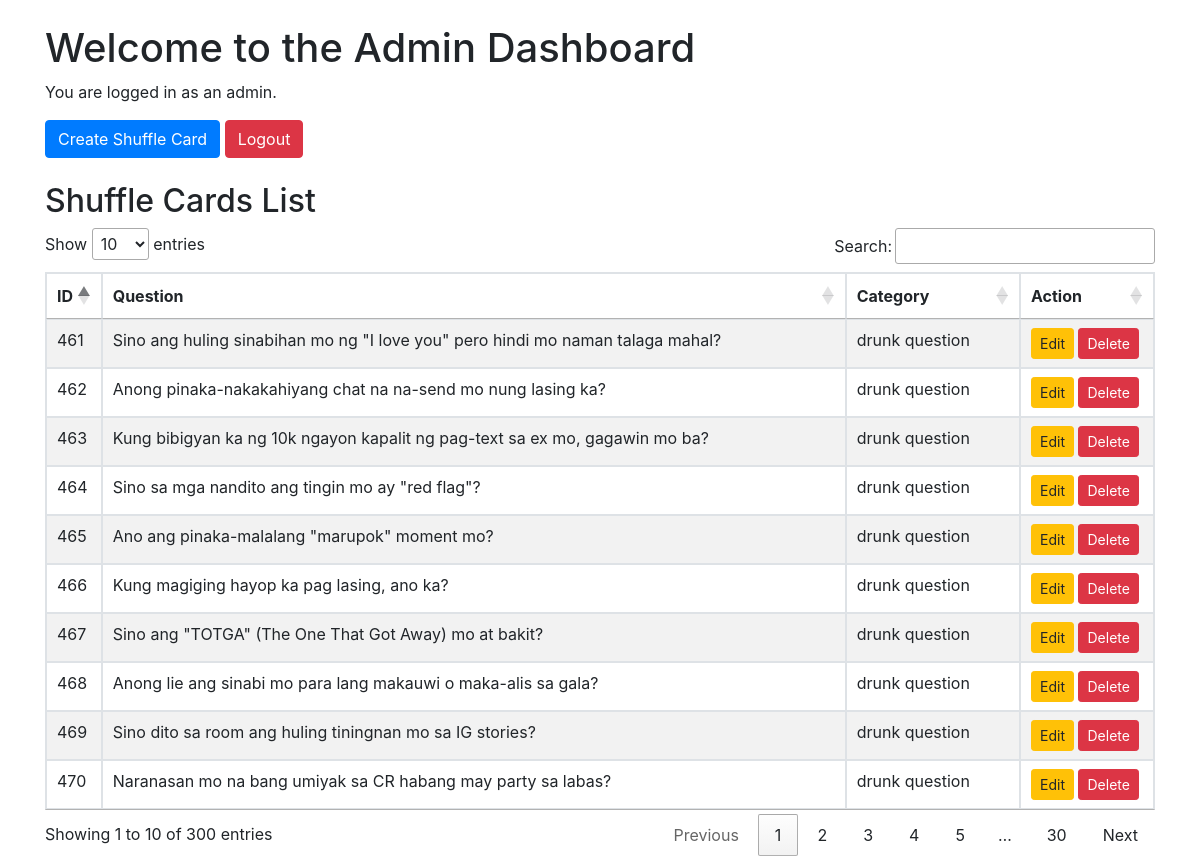
The app's page /index.php/shuffle_game_controller/dashboard with its own data.
### tables this page shows
CREATE TABLE `cards` (
  `id` int(11) NOT NULL AUTO_INCREMENT,
  `question` text NOT NULL,
  `category` varchar(50) NOT NULL,
  PRIMARY KEY (`id`)
);

### application/controllers/Shuffle_game_controller.php (called while the page is built, shortened)
<?php
class Shuffle_game_controller extends CI_Controller
{
    public function __construct()
    {
        $this->load->model('Shuffle_game_model');
        $this->load->helper('url');
        $this->load->library('session');
    }
    public function dashboard()
    {
        $data['cards'] = $this->Shuffle_game_model->getAllCards();
        $this->load->view('admin/dashboard', $data);
    }
}

### index.php (called while the page is built, shortened)
<?php
require_once BASEPATH.'core/CodeIgniter.php';

### application/models/Shuffle_game_model.php (called while the page is built, shortened)
<?php
class Shuffle_game_model extends CI_Model {
    public function getAllCards() {
        return $this->db->get('cards')->result_array();
    }
}

### application/views/admin/dashboard.php (the view, shortened to what this page needs)
<!DOCTYPE html>
<html lang="en">
<head>
    <link href="https://stackpath.bootstrapcdn.com/bootstrap/4.5.2/css/bootstrap.min.css" rel="stylesheet">
    <link href="https://cdn.datatables.net/1.10.21/css/jquery.dataTables.min.css" rel="stylesheet">
</head>
<body>
    <div class="container">
        <h1 class="mt-4">Welcome to the Admin Dashboard</h1>
        <p>You are logged in as an admin.</p>
        <a href="<?= site_url('shuffle_game_controller/create'); ?>" class="btn btn-primary">Create Shuffle Card</a>
        <a href="<?= site_url('admin_controller/logout'); ?>" class="btn btn-danger">Logout</a>
        <h2 class="mt-4">Shuffle Cards List</h2>
        <table id="cardsTable" class="table table-striped table-bordered">
            <thead>
                <tr>
                    <th>ID</th>
                    <th>Question</th>
                    <th>Category</th>
                    <th>Action</th>
                </tr>
            </thead>
            <tbody>
                <?php if (!empty($cards)) : ?>
                    <?php foreach ($cards as $card) : ?>
                        <tr>
                            <td><?php echo $card['id']; ?></td>
                            <td><?php echo $card['question']; ?></td>
                            <td><?php echo $card['category']; ?></td>
                            <td>
                                <a href="<?= site_url('shuffle_game_controller/edit/' . $card['id']); ?>" class="btn btn-warning btn-sm">Edit</a>
                                <a href="<?= site_url('shuffle_game_controller/delete/' . $card['id']); ?>" class="btn btn-danger btn-sm" onclick="return confirm('Are you sure?');">Delete</a>
                            </td>
                        </tr>
                    <?php endforeach; ?>
                <?php else : ?>
                    <tr>
                        <td colspan="4">No cards found.</td>
                    </tr>
                <?php endif; ?>
            </tbody>
        </table>
    </div>
</body>
</html>

### records on screen
cards: id "461", question "Sino ang huling sinabihan mo ng \"I love you\" pero hindi mo naman talaga mahal?", category "drunk question"
cards: id "462", question "Anong pinaka-nakakahiyang chat na na-send mo nung lasing ka?", category "drunk question"
cards: id "463", question "Kung bibigyan ka ng 10k ngayon kapalit ng pag-text sa ex mo, gagawin mo ba?", category "drunk question"
cards: id "464", question "Sino sa mga nandito ang tingin mo ay \"red flag\"?", category "drunk question"
cards: id "465", question "Ano ang pinaka-malalang \"marupok\" moment mo?", category "drunk question"
cards: id "466", question "Kung magiging hayop ka pag lasing, ano ka?", category "drunk question"
cards: id "467", question "Sino ang \"TOTGA\" (The One That Got Away) mo at bakit?", category "drunk question"
cards: id "468", question "Anong lie ang sinabi mo para lang makauwi o maka-alis sa gala?", category "drunk question"
cards: id "469", question "Sino dito sa room ang huling tiningnan mo sa IG stories?", category "drunk question"
cards: id "470", question "Naranasan mo na bang umiyak sa CR habang may party sa labas?", category "drunk question"
